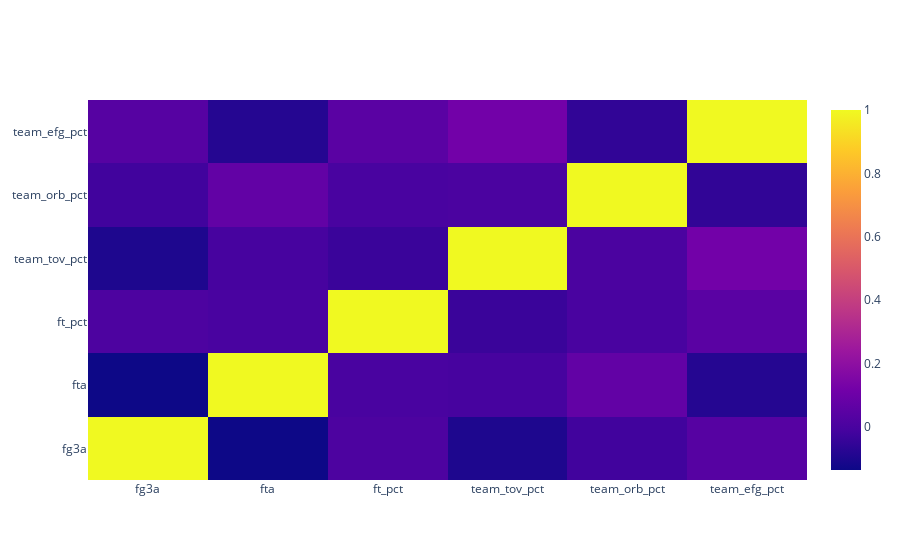
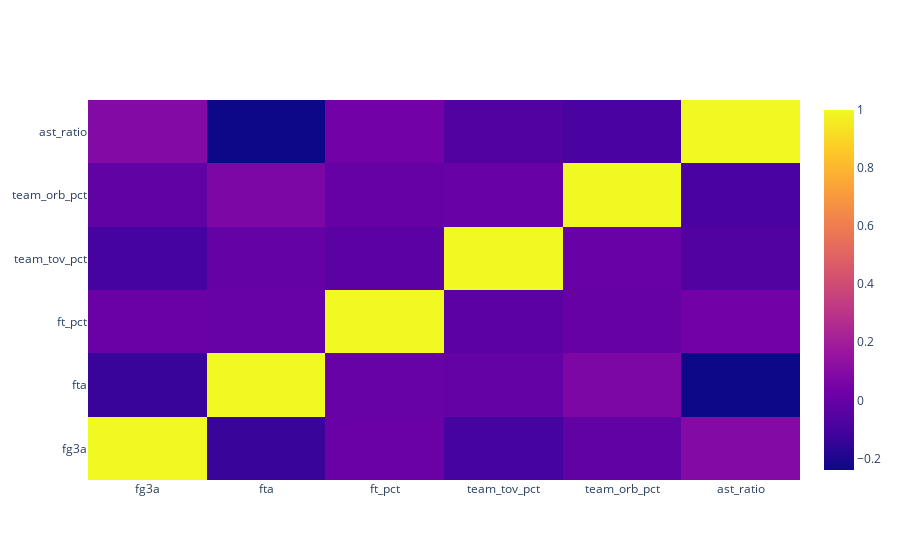
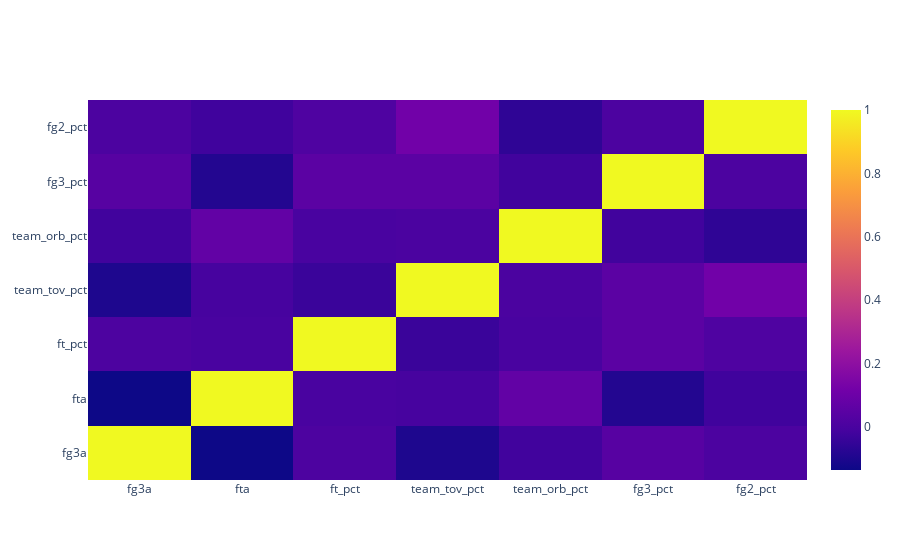

The notebook cell saved with these charts, in order:
### Markdown cell above
It seems like the 5 variables above are the ones that are not correlated, as we see in the heatmap above. Therefore, as a baseline, we can use 4-5 as the parameter for max-features.

### Code cell
x_1 = base_x + ['team_efg_pct']
x_2 = base_x + ['ast_ratio']
x_3 = base_x + ['fg3_pct', 'fg2_pct']

heatmap(x_1)
heatmap(x_2)
heatmap(x_3)

### Figure 1 — Plotly figure (JSON) as saved in the notebook; plotly's stock layout.template omitted (floating-point values rounded to 4 significant figures)
{"data": [{"hoverongaps": false, "type": "heatmap", "x": ["fg3a", "fta", "ft_pct", "team_tov_pct", "team_orb_pct", "team_efg_pct"], "y": ["fg3a", "fta", "ft_pct", "team_tov_pct", "team_orb_pct", "team_efg_pct"], "z": [[1, -0.137, 0.009427, -0.1001, -0.02082, 0.03613], [-0.137, 1, -0.002044, -0.007852, 0.07005, -0.08395], [0.009427, -0.002044, 1, -0.03829, -0.002839, 0.04734], [-0.1001, -0.007852, -0.03829, 1, 0.004935, 0.115], [-0.02082, 0.07005, -0.002839, 0.004935, 1, -0.05688], [0.03613, -0.08395, 0.04734, 0.115, -0.05688, 1]]}], "layout": {}}

### Figure 2 — Plotly figure (JSON) as saved in the notebook; plotly's stock layout.template omitted (floating-point values rounded to 4 significant figures)
{"data": [{"hoverongaps": false, "type": "heatmap", "x": ["fg3a", "fta", "ft_pct", "team_tov_pct", "team_orb_pct", "ast_ratio"], "y": ["fg3a", "fta", "ft_pct", "team_tov_pct", "team_orb_pct", "ast_ratio"], "z": [[1, -0.137, 0.009427, -0.1001, -0.02082, 0.09127], [-0.137, 1, -0.002044, -0.007852, 0.07005, -0.24], [0.009427, -0.002044, 1, -0.03829, -0.002839, 0.03569], [-0.1001, -0.007852, -0.03829, 1, 0.004935, -0.06012], [-0.02082, 0.07005, -0.002839, 0.004935, 1, -0.0906], [0.09127, -0.24, 0.03569, -0.06012, -0.0906, 1]]}], "layout": {}}

### Figure 3 — Plotly figure (JSON) as saved in the notebook; plotly's stock layout.template omitted (floating-point values rounded to 4 significant figures)
{"data": [{"hoverongaps": false, "type": "heatmap", "x": ["fg3a", "fta", "ft_pct", "team_tov_pct", "team_orb_pct", "fg3_pct", "fg2_pct"], "y": ["fg3a", "fta", "ft_pct", "team_tov_pct", "team_orb_pct", "fg3_pct", "fg2_pct"], "z": [[1, -0.137, 0.009427, -0.1001, -0.02082, 0.03769, 0.005656], [-0.137, 1, -0.002044, -0.007852, 0.07005, -0.08813, -0.0229], [0.009427, -0.002044, 1, -0.03829, -0.002839, 0.04851, 0.01469], [-0.1001, -0.007852, -0.03829, 1, 0.004935, 0.05036, 0.1115], [-0.02082, 0.07005, -0.002839, 0.004935, 1, -0.02206, -0.06067], [0.03769, -0.08813, 0.04851, 0.05036, -0.02206, 1, 0.005588], [0.005656, -0.0229, 0.01469, 0.1115, -0.06067, 0.005588, 1]]}], "layout": {}}
